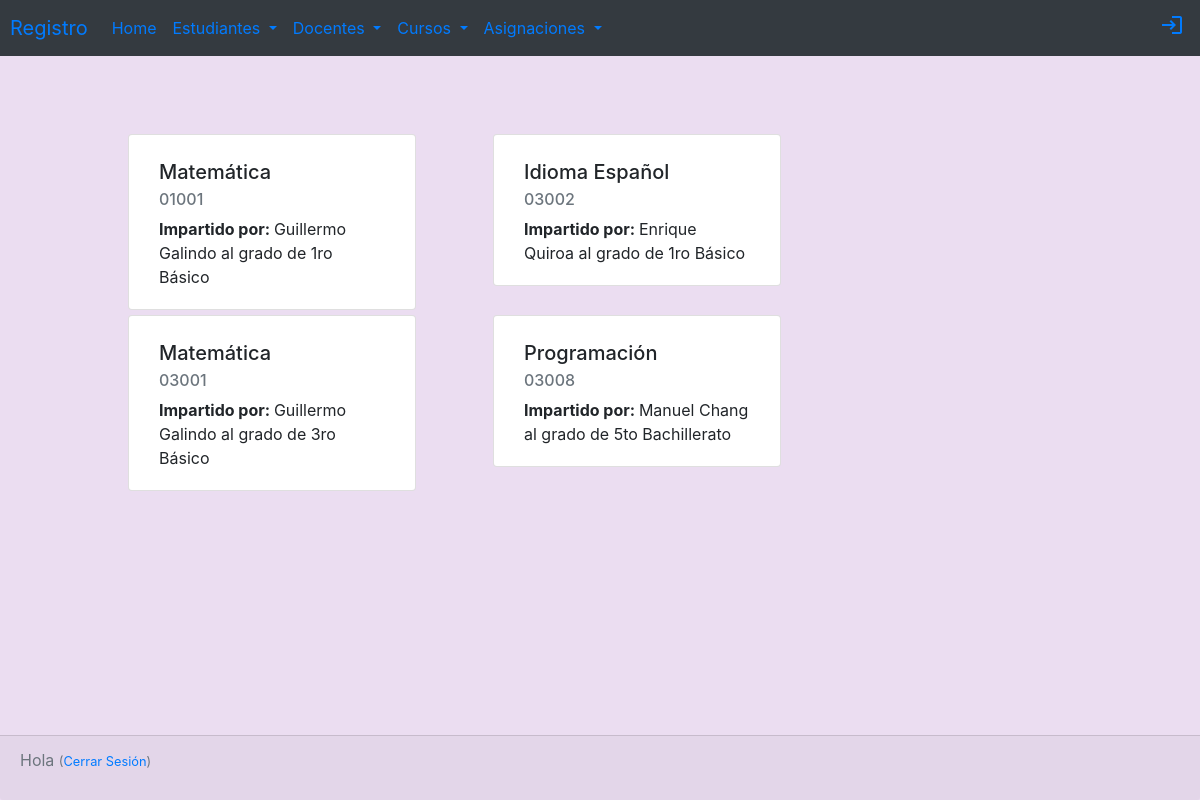
The page /cursos/ on the database as committed earlier.
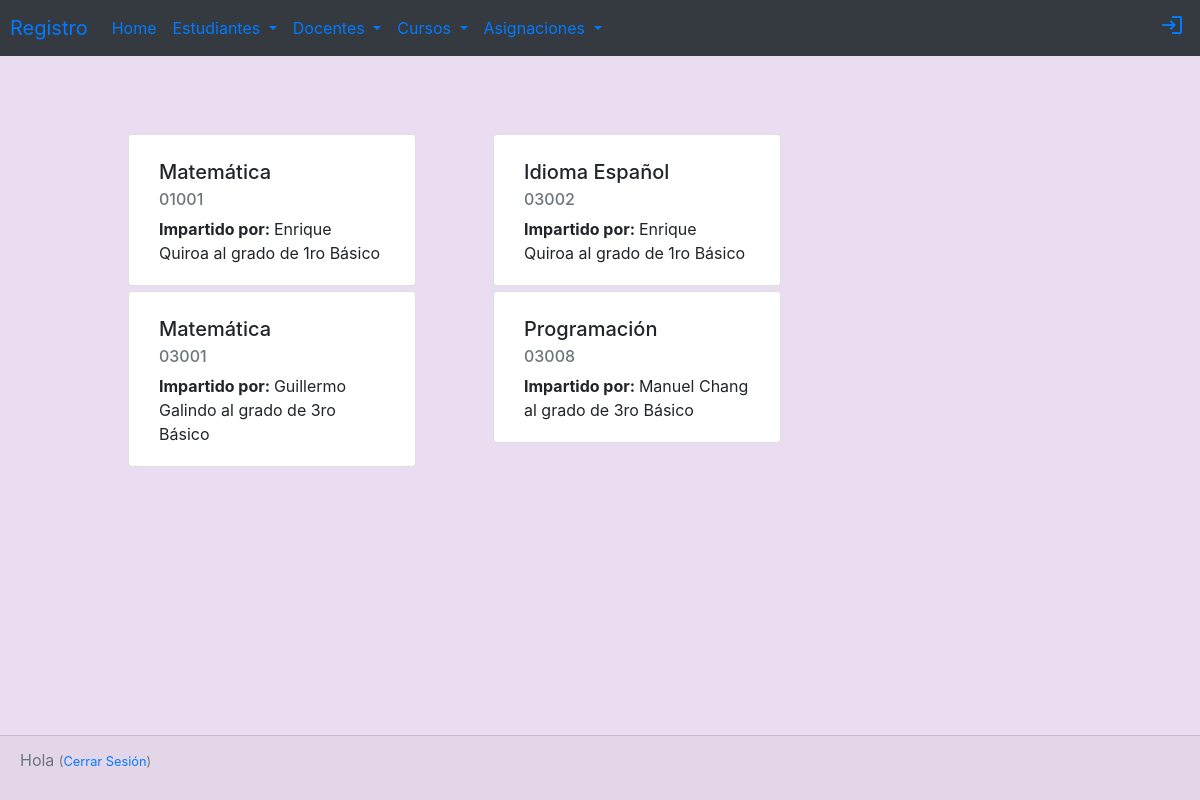
The same page on the database as committed later.
### registro/models.py (models this page shows, shortened)
class Curso(models.Model):
    codigo= models.CharField(max_length=25)
    nombre=models.CharField(max_length=50)
    docente = models.ForeignKey(Docente, related_name='Docente', on_delete=models.CASCADE)
    grado = models.ForeignKey(Grado, related_name='Grado',on_delete=models.CASCADE)

class Docente(models.Model):
    nombres= models.CharField(max_length=100)
    apellidos= models.CharField(max_length=100)
    noCarnet= models.CharField(max_length=10)

class Grado(models.Model):
    nombre= models.CharField(max_length=50)
    def __str__(self):
        return self.nombre

### registro/views.py (the view)
# urls.py: path('cursos/', views.cursos, name='cursos'),
def cursos(request):
    cursos = Curso.objects.all().order_by('grado')
    return render(request, 'registro/cursos.html',{'cursos': cursos})

### registro/templates/registro/cursos.html (shortened to what this page needs)
{% extends 'registro/base.html' %}
{% block content %}
  <div class="container tabla">
    <div class="row">
    {% for curso in cursos %}
      <div class="col tarjeta">
        <div class="card tarjeta" style="width: 18rem;">
          <div class="card-body">
            <h5 class="card-title">{{curso.nombre}}</h5>
            <h6 class="card-subtitle mb-2 text-muted">{{curso.codigo}}</h6>
            <p class="card-text"><b>Impartido por: </b> {{ curso.docente.nombres}} {{curso.docente.apellidos}}
            al grado de {{curso.grado}} </p>
          </div>
        </div>
      </div>
    {% endfor %}
    </div>
  </div>
{%endblock %}

Rows that differ between the two databases and show on the page:
changed Curso (number 1 of 4 on the later page): docente.nombres "Guillermo" → "Enrique"; docente.apellidos "Galindo" → "Quiroa"
changed Curso "Programación": grado "5to Bachillerato" → "3ro Básico"
